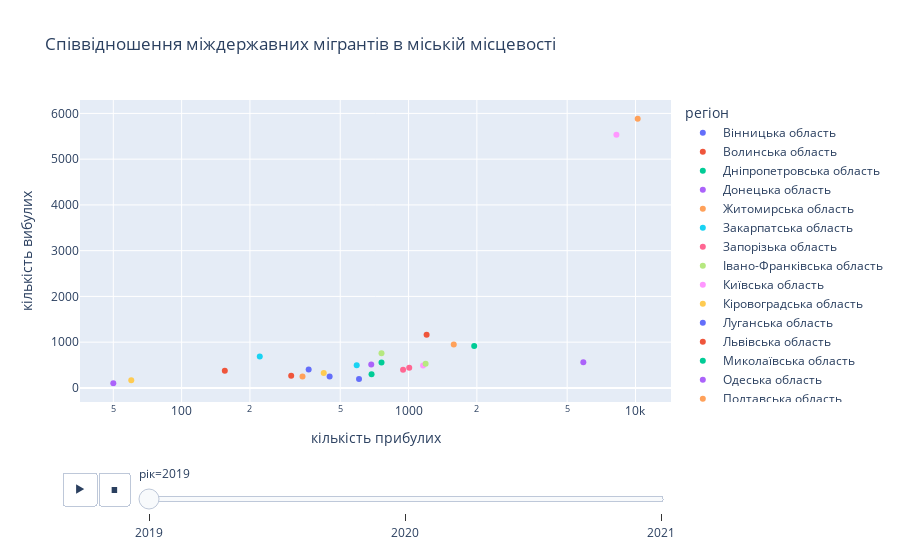

Notebook code for this chart:
### Markdown cell above
Графік аналогічний до попереднього, однак інформація лише про міждержавну міграцію

### Code cell
px.scatter(crosscountry_migration, x="кількість прибулих", y="кількість вибулих", animation_frame="рік", 
           animation_group="регіон", color="регіон", hover_name="регіон",
           log_x=True, size_max=55, title='Співвідношення міждержавних мігрантів в міській місцевості')

### Figure 1 — Plotly figure (JSON) as saved in the notebook; plotly's stock layout.template omitted (floating-point values rounded to 4 significant figures)
{"data": [{"hovertemplate": "<b>%{hovertext}</b><br><br>регіон=Вінницька область<br>рік=2019<br>кількість прибулих=%{x}<br>кількість вибулих=%{y}<extra></extra>", "hovertext": ["Вінницька область"], "ids": ["Вінницька область"], "legendgroup": "Вінницька область", "marker": {"color": "#636efa", "symbol": "circle"}, "mode": "markers", "name": "Вінницька область", "orientation": "v", "showlegend": true, "type": "scatter", "x": [605], "xaxis": "x", "y": [195], "yaxis": "y"}, {"hovertemplate": "<b>%{hovertext}</b><br><br>регіон=Волинська область<br>рік=2019<br>кількість прибулих=%{x}<br>кількість вибулих=%{y}<extra></extra>", "hovertext": ["Волинська область"], "ids": ["Волинська область"], "legendgroup": "Волинська область", "marker": {"color": "#EF553B", "symbol": "circle"}, "mode": "markers", "name": "Волинська область", "orientation": "v", "showlegend": true, "type": "scatter", "x": [155], "xaxis": "x", "y": [373], "yaxis": "y"}, {"hovertemplate": "<b>%{hovertext}</b><br><br>регіон=Дніпропетровська область<br>рік=2019<br>кількість прибулих=%{x}<br>кількість вибулих=%{y}<extra></extra>", "hovertext": ["Дніпропетровська область"], "ids": ["Дніпропетровська область"], "legendgroup": "Дніпропетровська область", "marker": {"color": "#00cc96", "symbol": "circle"}, "mode": "markers", "name": "Дніпропетровська область", "orientation": "v", "showlegend": true, "type": "scatter", "x": [1947], "xaxis": "x", "y": [916], "yaxis": "y"}, {"hovertemplate": "<b>%{hovertext}</b><br><br>регіон=Донецька область<br>рік=2019<br>кількість прибулих=%{x}<br>кількість вибулих=%{y}<extra></extra>", "hovertext": ["Донецька область"], "ids": ["Донецька область"], "legendgroup": "Донецька область", "marker": {"color": "#ab63fa", "symbol": "circle"}, "mode": "markers", "name": "Донецька область", "orientation": "v", "showlegend": true, "type": "scatter", "x": [685], "xaxis": "x", "y": [512], "yaxis": "y"}, {"hovertemplate": "<b>%{hovertext}</b><br><br>регіон=Житомирська область<br>рік=2019<br>кількість прибулих=%{x}<br>кількість вибулих=%{y}<extra></extra>", "hovertext": ["Житомирська область"], "ids": ["Житомирська область"], "legendgroup": "Житомирська область", "marker": {"color": "#FFA15A", "symbol": "circle"}, "mode": "markers", "name": "Житомирська область", "orientation": "v", "showlegend": true, "type": "scatter", "x": [341], "xaxis": "x", "y": [248], "yaxis": "y"}, {"hovertemplate": "<b>%{hovertext}</b><br><br>регіон=Закарпатська область<br>рік=2019<br>кількість прибулих=%{x}<br>кількість вибулих=%{y}<extra></extra>", "hovertext": ["Закарпатська область"], "ids": ["Закарпатська область"], "legendgroup": "Закарпатська область", "marker": {"color": "#19d3f3", "symbol": "circle"}, "mode": "markers", "name": "Закарпатська область", "orientation": "v", "showlegend": true, "type": "scatter", "x": [591], "xaxis": "x", "y": [494], "yaxis": "y"}, {"hovertemplate": "<b>%{hovertext}</b><br><br>регіон=Запорізька область<br>рік=2019<br>кількість прибулих=%{x}<br>кількість вибулих=%{y}<extra></extra>", "hovertext": ["Запорізька область"], "ids": ["Запорізька область"], "legendgroup": "Запорізька область", "marker": {"color": "#FF6692", "symbol": "circle"}, "mode": "markers", "name": "Запорізька область", "orientation": "v", "showlegend": true, "type": "scatter", "x": [946], "xaxis": "x", "y": [395], "yaxis": "y"}, {"hovertemplate": "<b>%{hovertext}</b><br><br>регіон=Івано-Франківська область<br>рік=2019<br>кількість прибулих=%{x}<br>кількість вибулих=%{y}<extra></extra>", "hovertext": ["Івано-Франківська область"], "ids": ["Івано-Франківська область"], "legendgroup": "Івано-Франківська область", "marker": {"color": "#B6E880", "symbol": "circle"}, "mode": "markers", "name": "Івано-Франківська область", "orientation": "v", "showlegend": true, "type": "scatter", "x": [760], "xaxis": "x", "y": [757], "yaxis": "y"}, {"hovertemplate": "<b>%{hovertext}</b><br><br>регіон=Київська область<br>рік=2019<br>кількість прибулих=%{x}<br>кількість вибулих=%{y}<extra></extra>", "hovertext": ["Київська область"], "ids": ["Київська область"], "legendgroup": "Київська область", "marker": {"color": "#FF97FF", "symbol": "circle"}, "mode": "markers", "name": "Київська область", "orientation": "v", "showlegend": true, "type": "scatter", "x": [1159], "xaxis": "x", "y": [490], "yaxis": "y"}, {"hovertemplate": "<b>%{hovertext}</b><br><br>регіон=Кіровоградська область<br>рік=2019<br>кількість прибулих=%{x}<br>кількість вибулих=%{y}<extra></extra>", "hovertext": ["Кіровоградська область"], "ids": ["Кіровоградська область"], "legendgroup": "Кіровоградська область", "marker": {"color": "#FECB52", "symbol": "circle"}, "mode": "markers", "name": "Кіровоградська область", "orientation": "v", "showlegend": true, "type": "scatter", "x": [423], "xaxis": "x", "y": [324], "yaxis": "y"}, {"hovertemplate": "<b>%{hovertext}</b><br><br>регіон=Луганська область<br>рік=2019<br>кількість прибулих=%{x}<br>кількість вибулих=%{y}<extra></extra>", "hovertext": ["Луганська область"], "ids": ["Луганська область"], "legendgroup": "Луганська область", "marker": {"color": "#636efa", "symbol": "circle"}, "mode": "markers", "name": "Луганська область", "orientation": "v", "showlegend": true, "type": "scatter", "x": [363], "xaxis": "x", "y": [402], "yaxis": "y"}, {"hovertemplate": "<b>%{hovertext}</b><br><br>регіон=Львівська область<br>рік=2019<br>кількість прибулих=%{x}<br>кількість вибулих=%{y}<extra></extra>", "hovertext": ["Львівська область"], "ids": ["Львівська область"], "legendgroup": "Львівська область", "marker": {"color": "#EF553B", "symbol": "circle"}, "mode": "markers", "name": "Львівська область", "orientation": "v", "showlegend": true, "type": "scatter", "x": [1201], "xaxis": "x", "y": [1164], "yaxis": "y"}, {"hovertemplate": "<b>%{hovertext}</b><br><br>регіон=Миколаївська область<br>рік=2019<br>кількість прибулих=%{x}<br>кількість вибулих=%{y}<extra></extra>", "hovertext": ["Миколаївська область"], "ids": ["Миколаївська область"], "legendgroup": "Миколаївська область", "marker": {"color": "#00cc96", "symbol": "circle"}, "mode": "markers", "name": "Миколаївська область", "orientation": "v", "showlegend": true, "type": "scatter", "x": [687], "xaxis": "x", "y": [298], "yaxis": "y"}, {"hovertemplate": "<b>%{hovertext}</b><br><br>регіон=Одеська область<br>рік=2019<br>кількість прибулих=%{x}<br>кількість вибулих=%{y}<extra></extra>", "hovertext": ["Одеська область"], "ids": ["Одеська область"], "legendgroup": "Одеська область", "marker": {"color": "#ab63fa", "symbol": "circle"}, "mode": "markers", "name": "Одеська область", "orientation": "v", "showlegend": true, "type": "scatter", "x": [5892], "xaxis": "x", "y": [563], "yaxis": "y"}, {"hovertemplate": "<b>%{hovertext}</b><br><br>регіон=Полтавська область<br>рік=2019<br>кількість прибулих=%{x}<br>кількість вибулих=%{y}<extra></extra>", "hovertext": ["Полтавська область"], "ids": ["Полтавська область"], "legendgroup": "Полтавська область", "marker": {"color": "#FFA15A", "symbol": "circle"}, "mode": "markers", "name": "Полтавська область", "orientation": "v", "showlegend": true, "type": "scatter", "x": [1582], "xaxis": "x", "y": [949], "yaxis": "y"}, {"hovertemplate": "<b>%{hovertext}</b><br><br>регіон=Рівненська область<br>рік=2019<br>кількість прибулих=%{x}<br>кількість вибулих=%{y}<extra></extra>", "hovertext": ["Рівненська область"], "ids": ["Рівненська область"], "legendgroup": "Рівненська область", "marker": {"color": "#19d3f3", "symbol": "circle"}, "mode": "markers", "name": "Рівненська область", "orientation": "v", "showlegend": true, "type": "scatter", "x": [221], "xaxis": "x", "y": [687], "yaxis": "y"}, {"hovertemplate": "<b>%{hovertext}</b><br><br>регіон=Сумська область<br>рік=2019<br>кількість прибулих=%{x}<br>кількість вибулих=%{y}<extra></extra>", "hovertext": ["Сумська область"], "ids": ["Сумська область"], "legendgroup": "Сумська область", "marker": {"color": "#FF6692", "symbol": "circle"}, "mode": "markers", "name": "Сумська область", "orientation": "v", "showlegend": true, "type": "scatter", "x": [1007], "xaxis": "x", "y": [442], "yaxis": "y"}, {"hovertemplate": "<b>%{hovertext}</b><br><br>регіон=Тернопільська область<br>рік=2019<br>кількість прибулих=%{x}<br>кількість вибулих=%{y}<extra></extra>", "hovertext": ["Тернопільська область"], "ids": ["Тернопільська область"], "legendgroup": "Тернопільська область", "marker": {"color": "#B6E880", "symbol": "circle"}, "mode": "markers", "name": "Тернопільська область", "orientation": "v", "showlegend": true, "type": "scatter", "x": [1189], "xaxis": "x", "y": [526], "yaxis": "y"}, {"hovertemplate": "<b>%{hovertext}</b><br><br>регіон=Харківська область<br>рік=2019<br>кількість прибулих=%{x}<br>кількість вибулих=%{y}<extra></extra>", "hovertext": ["Харківська область"], "ids": ["Харківська область"], "legendgroup": "Харківська область", "marker": {"color": "#FF97FF", "symbol": "circle"}, "mode": "markers", "name": "Харківська область", "orientation": "v", "showlegend": true, "type": "scatter", "x": [8241], "xaxis": "x", "y": [5531], "yaxis": "y"}, {"hovertemplate": "<b>%{hovertext}</b><br><br>регіон=Херсонська область<br>рік=2019<br>кількість прибулих=%{x}<br>кількість вибулих=%{y}<extra></extra>", "hovertext": ["Херсонська область"], "ids": ["Херсонська область"], "legendgroup": "Херсонська область", "marker": {"color": "#FECB52", "symbol": "circle"}, "mode": "markers", "name": "Херсонська область", "orientation": "v", "showlegend": true, "type": "scatter", "x": [60], "xaxis": "x", "y": [165], "yaxis": "y"}, {"hovertemplate": "<b>%{hovertext}</b><br><br>регіон=Хмельницька область<br>рік=2019<br>кількість прибулих=%{x}<br>кількість вибулих=%{y}<extra></extra>", "hovertext": ["Хмельницька область"], "ids": ["Хмельницька область"], "legendgroup": "Хмельницька область", "marker": {"color": "#636efa", "symbol": "circle"}, "mode": "markers", "name": "Хмельницька область", "orientation": "v", "showlegend": true, "type": "scatter", "x": [449], "xaxis": "x", "y": [251], "yaxis": "y"}, {"hovertemplate": "<b>%{hovertext}</b><br><br>регіон=Черкаська область<br>рік=2019<br>кількість прибулих=%{x}<br>кількість вибулих=%{y}<extra></extra>", "hovertext": ["Черкаська область"], "ids": ["Черкаська область"], "legendgroup": "Черкаська область", "marker": {"color": "#EF553B", "symbol": "circle"}, "mode": "markers", "name": "Черкаська область", "orientation": "v", "showlegend": true, "type": "scatter", "x": [304], "xaxis": "x", "y": [265], "yaxis": "y"}, {"hovertemplate": "<b>%{hovertext}</b><br><br>регіон=Чернівецька область<br>рік=2019<br>кількість прибулих=%{x}<br>кількість вибулих=%{y}<extra></extra>", "hovertext": ["Чернівецька область"], "ids": ["Чернівецька область"], "legendgroup": "Чернівецька область", "marker": {"color": "#00cc96", "symbol": "circle"}, "mode": "markers", "name": "Чернівецька область", "orientation": "v", "showlegend": true, "type": "scatter", "x": [760], "xaxis": "x", "y": [558], "yaxis": "y"}, {"hovertemplate": "<b>%{hovertext}</b><br><br>регіон=Чернігівська область<br>рік=2019<br>кількість прибулих=%{x}<br>кількість вибулих=%{y}<extra></extra>", "hovertext": ["Чернігівська область"], "ids": ["Чернігівська область"], "legendgroup": "Чернігівська область", "marker": {"color": "#ab63fa", "symbol": "circle"}, "mode": "markers", "name": "Чернігівська область", "orientation": "v", "showlegend": true, "type": "scatter", "x": [50], "xaxis": "x", "y": [104], "yaxis": "y"}, {"hovertemplate": "<b>%{hovertext}</b><br><br>регіон=м.Київ<br>рік=2019<br>кількість прибулих=%{x}<br>кількість вибулих=%{y}<extra></extra>", "hovertext": ["м.Київ"], "ids": ["м.Київ"], "legendgroup": "м.Київ", "marker": {"color": "#FFA15A", "symbol": "circle"}, "mode": "markers", "name": "м.Київ", "orientation": "v", "showlegend": true, "type": "scatter", "x": [10228], "xaxis": "x", "y": [5881], "yaxis": "y"}], "layout": {"legend": {"title": {"text": "регіон"}, "tracegroupgap": 0}, "sliders": [{"active": 0, "currentvalue": {"prefix": "рік="}, "len": 0.9, "pad": {"b": 10, "t": 60}, "steps": [{"args": [["2019"], {"frame": {"duration": 0, "redraw": false}, "fromcurrent": true, "mode": "immediate", "transition": {"duration": 0, "easing": "linear"}}], "label": "2019", "method": "animate"}, {"args": [["2020"], {"frame": {"duration": 0, "redraw": false}, "fromcurrent": true, "mode": "immediate", "transition": {"duration": 0, "easing": "linear"}}], "label": "2020", "method": "animate"}, {"args": [["2021"], {"frame": {"duration": 0, "redraw": false}, "fromcurrent": true, "mode": "immediate", "transition": {"duration": 0, "easing": "linear"}}], "label": "2021", "method": "animate"}], "x": 0.1, "xanchor": "left", "y": 0, "yanchor": "top"}], "title": {"text": "Співвідношення міждержавних мігрантів в міській місцевості"}, "updatemenus": [{"buttons": [{"args": [null, {"frame": {"duration": 500, "redraw": false}, "fromcurrent": true, "mode": "immediate", "transition": {"duration": 500, "easing": "linear"}}], "label": "&#9654;", "method": "animate"}, {"args": [[null], {"frame": {"duration": 0, "redraw": false}, "fromcurrent": true, "mode": "immediate", "transition": {"duration": 0, "easing": "linear"}}], "label": "&#9724;", "method": "animate"}], "direction": "left", "pad": {"r": 10, "t": 70}, "showactive": false, "type": "buttons", "x": 0.1, "xanchor": "right", "y": 0, "yanchor": "top"}], "xaxis": {"anchor": "y", "domain": [0, 1], "title": {"text": "кількість прибулих"}, "type": "log"}, "yaxis": {"anchor": "x", "domain": [0, 1], "title": {"text": "кількість вибулих"}}}}
